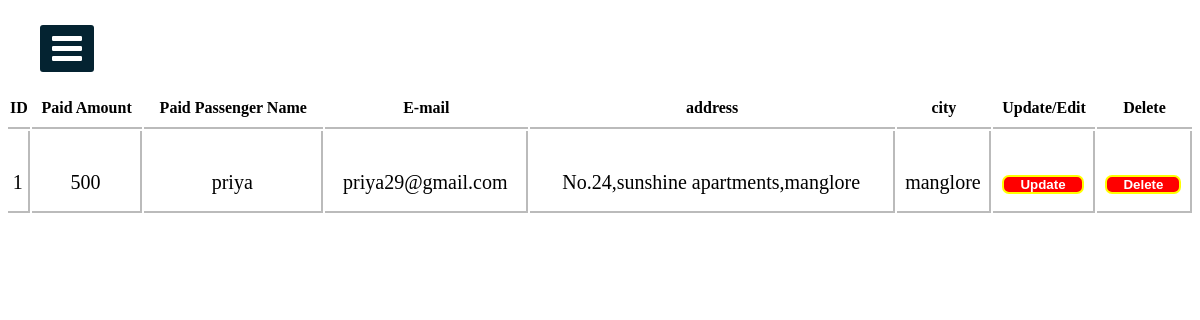
Page /PaymentManage.php on the committed database.
### tables this page shows
CREATE TABLE `payment` (
  `id` int(11) NOT NULL,
  `amount` float NOT NULL,
  `name` varchar(255) NOT NULL,
  `email` varchar(255) NOT NULL,
  `address` varchar(255) NOT NULL,
  `city` varchar(255) NOT NULL,
  `state` varchar(255) NOT NULL,
  `zip_code` int(6) NOT NULL,
  `card_name` varchar(255) NOT NULL,
  `card_number` varchar(16) NOT NULL,
  `exp_month` varchar(20) NOT NULL,
  `exp_year` varchar(20) NOT NULL,
  `cvv` int(4) NOT NULL
);

### PaymentManage.php (the view, shortened to what this page needs)
<?php include("connection.php")?>
<!DOCTYPE html>
<html>
<head>
  <link rel="stylesheet" href="https://cdnjs.cloudflare.com/ajax/libs/font-awesome/4.7.0/css/font-awesome.min.css">
<link rel="stylesheet" href="cssfile/sidebar.css">
</head>
<body>
  <label for="check">
<i class="fa fa-bars" id="btn"></i>
  </label>
<div class="sidebar2">
    <h1 class="adminTopic">Transaction Received...</h1>
<?php
    $sqlget="SELECT * FROM payment";
    $sqldata=mysqli_query($conn,$sqlget) or die('error getting');
    echo "<table>";
    echo "<tr>
      <th>ID</th>
    <th>Paid Amount</th>
    <th>Paid Passenger Name</th>
    <th>E-mail</th>
    <th>address</th>
    <th>city</th>
    <th>Update/Edit</th>
    <th>Delete</th>
       </tr>";
       while ($row=mysqli_fetch_array($sqldata,MYSQLI_ASSOC))
       {
        echo "<tr><td>";
        echo $row['id'];
        echo "</td><td>";
        echo $row['amount'];
        echo "</td><td>";
        echo $row['name'];
        echo "</td><td>";
        echo $row['email'];
        echo "</td><td>";
        echo $row['address'];
        echo "</td><td>";
        echo $row['city'];
        echo "</td>";
        ?>
        <td>
        <button style="border:2px solid yellow; border-radius:7px; background-color:red;color:white;">
          <a href="updateTransactionRecivied.php?id=<?php echo $row['id'];?>">
          Update
          </a>
        </button>
        </td>
        <td>
        <button style="border:2px solid yellow; border-radius:7px; background-color:red;color:white;">
          <a href="deleteTransactionRecivied.php?id=<?php echo $row['id'];?>">
          Delete
          </a>
        </button>
        </td>
      </tr>
<?php
       }
       echo "</table>";
?>
</div>
</body>
</html>

### cssfile/sidebar.css (style rules this page uses)
* { margin: 0; padding: 0; list-style: none; text-decoration: none; }
label #btn, label #cancle { position: absolute; cursor: pointer; background: #042331; color: #fff; border-radius: 3px; }
label #btn { left: 40px; top: 25px; font-size: 35px; color: #fff; padding: 6px 12px; transition: all 0.5s; }

### PaymentManage.php (style rules this page uses)
body { background-image: url("image/1.jpg"); background-position: center; background-size: cover; height: 700px; background-repeat: no-repeat; background-attachment: fixed; }
.adminTopic { text-align: center; color: #fff; }
table { width:99%; border-collapse: separate !important; margin:auto; text-align:center; margin-top:50px; background-color: rgb(255, 255, 255); border-radius: 10px 10px 0px 0px; }
table th { border-bottom:2px solid rgb(187, 187, 187); padding:10px 0px 10px 0px; font-family: "balsamiq_sansitalic" !important; }
table tr td { border-right: 2px solid rgb(187, 187, 187); height: 58px; padding: 22px 0px 0px 0px; font-family: "monospace;" !important; border-bottom: 2px solid rgb(187, 187, 187); font-size: 20px; }
table tr td a { color: white; border-radius: 5px; padding: 6px; text-decoration: none; margin: 10px; font-weight: 700; }
button { padding: 5px 5px 5px 5x; }

### rows in the picture
payment: id "1", amount "500", name "priya", email "priya29@gmail.com", address "No.24,sunshine apartments,manglore", city "manglore"
